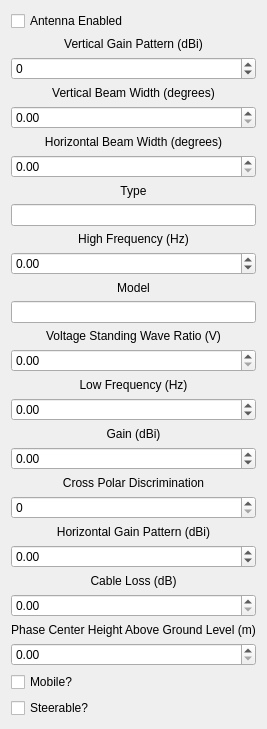
            <widget class="QWidget" name="globalAntennaTab">
             <attribute name="title">
              <string>Antenna</string>
             </attribute>
             <layout class="QVBoxLayout" name="verticalLayout_19">
              <item>
               <layout class="QVBoxLayout" name="verticalLayout_7">
                <item>
                 <widget class="QCheckBox" name="antennaEnableCheckBox">
                  <property name="text">
                   <string>Antenna Enabled</string>
                  </property>
                 </widget>
                </item>
                <item>
                 <widget class="QLabel" name="antennaVertGainLabel">
                  <property name="text">
                   <string>Vertical Gain Pattern (dBi)</string>
                  </property>
                  <property name="alignment">
                   <set>Qt::AlignCenter</set>
                  </property>
                 </widget>
                </item>
                <item>
                 <widget class="QSpinBox" name="antennaVertGainPatternSpinBox">
                  <property name="minimum">
                   <number>-90</number>
                  </property>
                  <property name="maximum">
                   <number>90</number>
                  </property>
                 </widget>
                </item>
                <item>
                 <widget class="QLabel" name="antennaVertBeamWidthLabel">
                  <property name="text">
                   <string>Vertical Beam Width (degrees)</string>
                  </property>
                  <property name="alignment">
                   <set>Qt::AlignCenter</set>
                  </property>
                 </widget>
                </item>
                <item>
                 <widget class="QDoubleSpinBox" name="antennaVertBeamWidthDoubleSpinBox">
                  <property name="minimum">
                   <double>0.000000000000000</double>
                  </property>
                  <property name="maximum">
                   <double>359.990000000000009</double>
                  </property>
                 </widget>
                </item>
                <item>
                 <widget class="QLabel" name="antennaHorzBeamWidthLabel">
                  <property name="text">
                   <string>Horizontal Beam Width (degrees)</string>
                  </property>
                  <property name="alignment">
                   <set>Qt::AlignCenter</set>
                  </property>
                 </widget>
                </item>
                <item>
                 <widget class="QDoubleSpinBox" name="antennaHorzBeamWidthDoubleSpinBox">
                  <property name="maximum">
                   <double>359.990000000000009</double>
                  </property>
                 </widget>
                </item>
                <item>
                 <widget class="QLabel" name="antennaTypeLabel">
                  <property name="text">
                   <string>Type</string>
                  </property>
                  <property name="alignment">
                   <set>Qt::AlignCenter</set>
                  </property>
                 </widget>
                </item>
                <item>
                 <widget class="QLineEdit" name="antennaTypeLineEdit">
                  <property name="maxLength">
                   <number>50</number>
                  </property>
                 </widget>
                </item>
                <item>
                 <widget class="QLabel" name="antennaHighFreqLabel">
                  <property name="text">
                   <string>High Frequency (Hz)</string>
                  </property>
                  <property name="alignment">
                   <set>Qt::AlignCenter</set>
                  </property>
                 </widget>
                </item>
                <item>
                 <widget class="QDoubleSpinBox" name="antennaHighFreqDoubleSpinBox">
                  <property name="minimum">
                   <double>-10000000000000000000000.000000000000000</double>
                  </property>
                  <property name="maximum">
                   <double>10000000000000000000000.000000000000000</double>
                  </property>
                  <property name="singleStep">
                   <double>1000.000000000000000</double>
                  </property>
                 </widget>
                </item>
                <item>
                 <widget class="QLabel" name="antennaModelLabel">
                  <property name="text">
                   <string>Model</string>
                  </property>
                  <property name="alignment">
                   <set>Qt::AlignCenter</set>
                  </property>
                 </widget>
                </item>
                <item>
                 <widget class="QLineEdit" name="antennaModelLineEdit">
                  <property name="maxLength">
                   <number>50</number>
                  </property>
                 </widget>
                </item>
                <item>
                 <widget class="QLabel" name="antennaVswrLabel">
                  <property name="text">
                   <string>Voltage Standing Wave Ratio (V)</string>
                  </property>
                  <property name="alignment">
                   <set>Qt::AlignCenter</set>
                  </property>
                 </widget>
                </item>
                <item>
                 <widget class="QDoubleSpinBox" name="antennaVwsrDoubleSpinBox">
                  <property name="maximum">
                   <double>10000000000.000000000000000</double>
                  </property>
                 </widget>
                </item>
                <item>
                 <widget class="QLabel" name="antennaLowFreqLabel">
                  <property name="text">
                   <string>Low Frequency (Hz)</string>
                  </property>
                  <property name="alignment">
                   <set>Qt::AlignCenter</set>
                  </property>
                 </widget>
                </item>
                <item>
                 <widget class="QDoubleSpinBox" name="antennaLowFreqDoubleSpinBox">
                  <property name="minimum">
                   <double>-100000000000000000.000000000000000</double>
                  </property>
                  <property name="maximum">
                   <double>100000000000000000.000000000000000</double>
                  </property>
                  <property name="singleStep">
                   <double>1000.000000000000000</double>
                  </property>
                 </widget>
                </item>
                <item>
                 <widget class="QLabel" name="antennaGainLabel">
                  <property name="text">
                   <string>Gain (dBi)</string>
                  </property>
                  <property name="alignment">
                   <set>Qt::AlignCenter</set>
                  </property>
                 </widget>
                </item>
                <item>
                 <widget class="QDoubleSpinBox" name="antennaGainDoubleSpinBox">
                  <property name="minimum">
                   <double>-200.000000000000000</double>
                  </property>
                  <property name="maximum">
                   <double>200.000000000000000</double>
                  </property>
                 </widget>
                </item>
                <item>
                 <widget class="QLabel" name="antennaCrossPolDiscLabel">
                  <property name="text">
                   <string>Cross Polar Discrimination</string>
                  </property>
                  <property name="alignment">
                   <set>Qt::AlignCenter</set>
                  </property>
                 </widget>
                </item>
                <item>
                 <widget class="QSpinBox" name="antennaCrossPolDiscSpinBox"/>
                </item>
                <item>
                 <widget class="QLabel" name="horzGainPatternLabel">
                  <property name="text">
                   <string>Horizontal Gain Pattern (dBi)</string>
                  </property>
                  <property name="alignment">
                   <set>Qt::AlignCenter</set>
                  </property>
                 </widget>
                </item>
                <item>
                 <widget class="QDoubleSpinBox" name="antennaHorzGainPatternDoubleSpinBox">
                  <property name="minimum">
                   <double>-300.000000000000000</double>
                  </property>
                  <property name="maximum">
                   <double>300.000000000000000</double>
                  </property>
                 </widget>
                </item>
                <item>
                 <widget class="QLabel" name="antennaCableLossLabel">
                  <property name="text">
                   <string>Cable Loss (dB)</string>
                  </property>
                  <property name="alignment">
                   <set>Qt::AlignCenter</set>
                  </property>
                 </widget>
                </item>
                <item>
                 <widget class="QDoubleSpinBox" name="antennaCableLossDoubleSpinBox">
                  <property name="maximum">
                   <double>300.000000000000000</double>
                  </property>
                 </widget>
                </item>
                <item>
                 <widget class="QLabel" name="antennaHaglLabel">
                  <property name="text">
                   <string>Phase Center Height Above Ground Level (m)</string>
                  </property>
                  <property name="alignment">
                   <set>Qt::AlignCenter</set>
                  </property>
                 </widget>
                </item>
                <item>
                 <widget class="QDoubleSpinBox" name="antennaHaglDoubleSpinBox">
                  <property name="maximum">
                   <double>100000.000000000000000</double>
                  </property>
                 </widget>
                </item>
                <item>
                 <widget class="QCheckBox" name="antennaMobileCheckBox">
                  <property name="text">
                   <string>Mobile?</string>
                  </property>
                 </widget>
                </item>
                <item>
                 <widget class="QCheckBox" name="antennaSteerableCheckBox">
                  <property name="text">
                   <string>Steerable?</string>
                  </property>
                 </widget>
                </item>
               </layout>
              </item>
             </layout>
            </widget>
